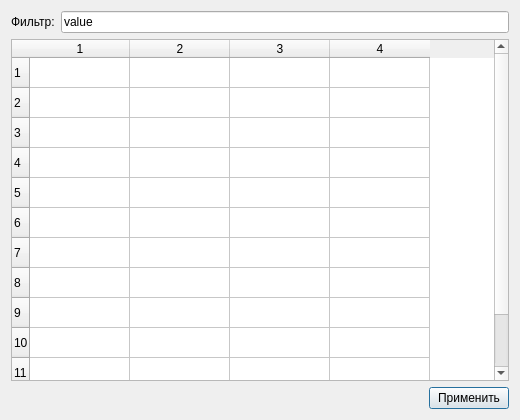
<?xml version="1.0" encoding="UTF-8"?>
<ui version="4.0"><class>Dialog</class><widget class="QDialog" name="Dialog"><property name="geometry"><rect><x>0</x><y>0</y><width>520</width><height>420</height></rect></property><property name="windowTitle"><string>#095 tables/180_in_form_filter</string></property><layout class="QVBoxLayout" name="verticalLayout"><property name="leftMargin"><number>11</number></property><property name="topMargin"><number>11</number></property><property name="rightMargin"><number>11</number></property><property name="bottomMargin"><number>11</number></property><property name="spacing"><number>6</number></property><item><layout class="QHBoxLayout" name="rowLayout"><property name="leftMargin"><number>0</number></property><property name="topMargin"><number>0</number></property><property name="rightMargin"><number>0</number></property><property name="bottomMargin"><number>0</number></property><property name="spacing"><number>6</number></property><item><widget class="QLabel" name="label"><property name="text"><string>Фильтр:</string></property></widget></item><item><widget class="QLineEdit" name="lineEdit"><property name="text"><string>value</string></property></widget></item></layout></item><item><widget class="QTableWidget" name="table"><property name="rowCount"><number>12</number></property><property name="columnCount"><number>4</number></property></widget></item><item><layout class="QHBoxLayout" name="buttons"><property name="leftMargin"><number>0</number></property><property name="topMargin"><number>0</number></property><property name="rightMargin"><number>0</number></property><property name="bottomMargin"><number>0</number></property><property name="spacing"><number>6</number></property><item><spacer name="horizontalSpacer"><property name="orientation"><enum>Qt::Orientation::Horizontal</enum></property><property name="sizeHint" stdset="0"><size><width>40</width><height>20</height></size></property></spacer></item><item><widget class="QPushButton" name="b1"><property name="text"><string>Применить</string></property></widget></item></layout></item></layout></widget></ui>
